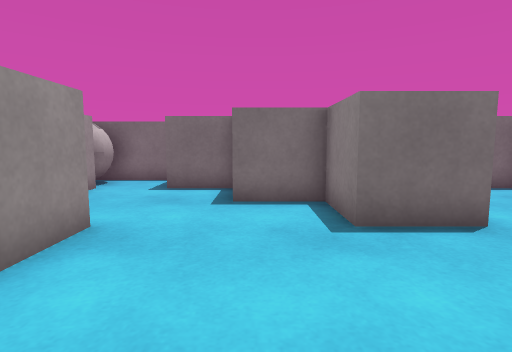
[1] (above)

15 first-person views from a walk through a Unity game level. The camera is 0.62 m above the floor, tilts 6° down and sees 80° across. The floor is counted in squares, 0.5 m on a side. Each view is taken from the middle of a square. On the plan, view 1 faces up. The plan holds only what a view shows up to about 13 squares ahead; the rest is blank. The place goes on beyond the plan. Surface patterns are stand-ins for the level's own textures.

[2]
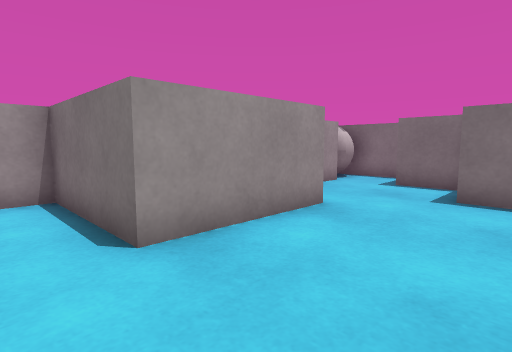

[3]
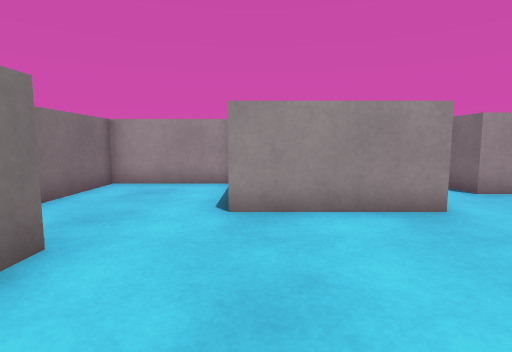

[4]
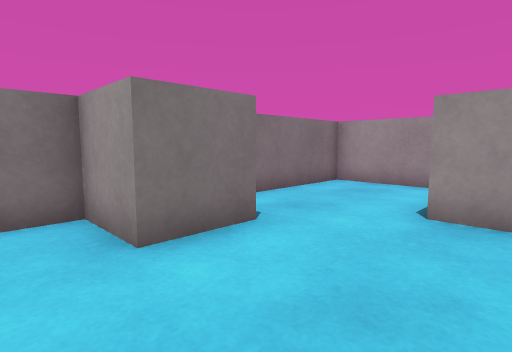

[5]
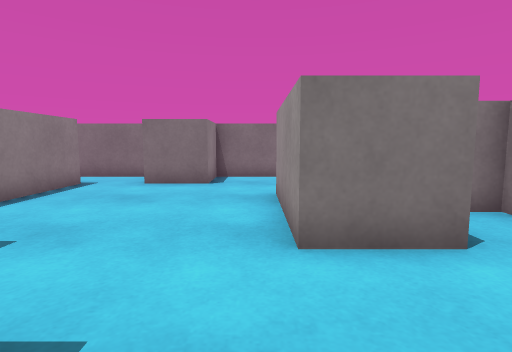

[6]
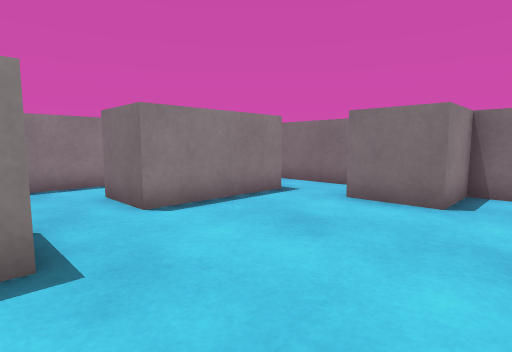

[7]
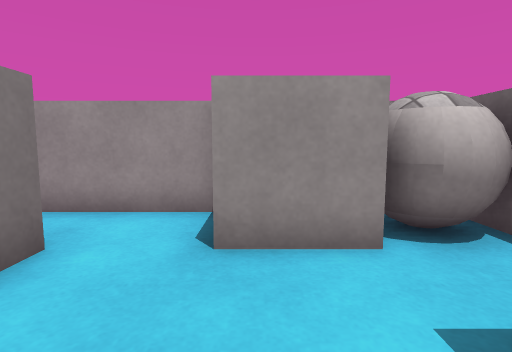

[8]
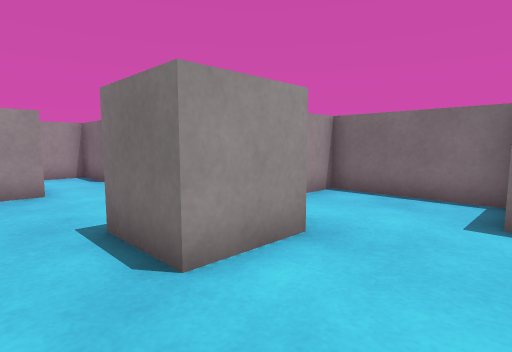

[9]
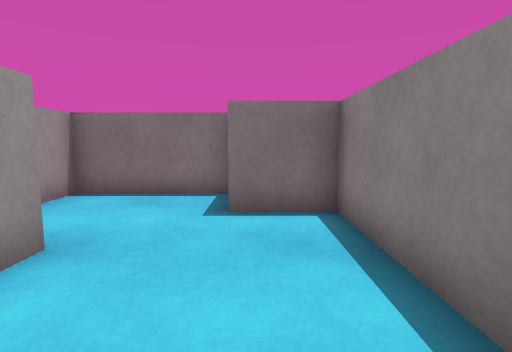

[10]
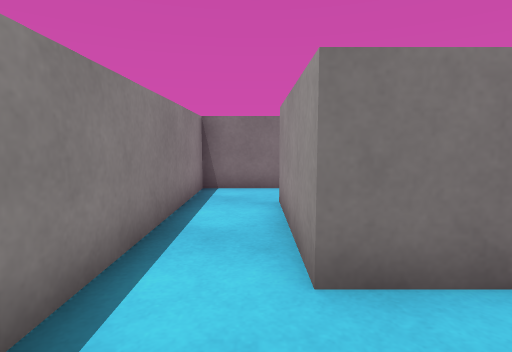

[11]
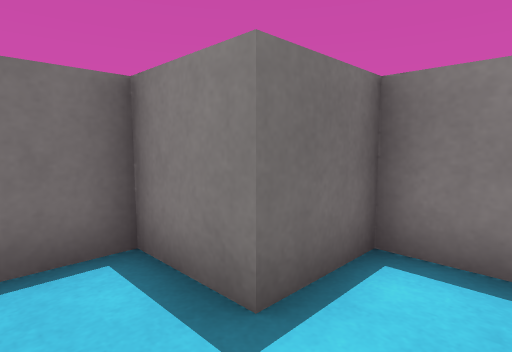

[12]
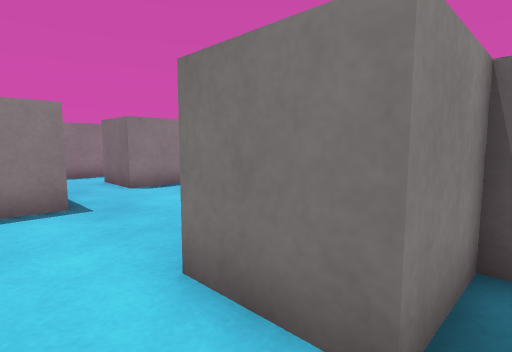

[13]
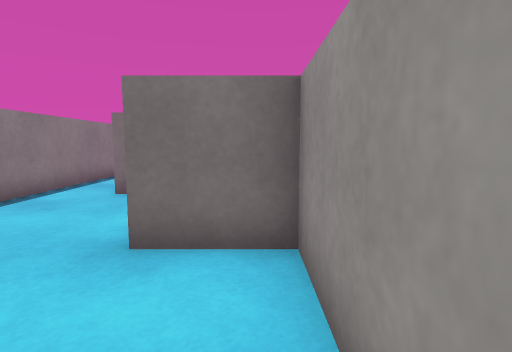

[14]
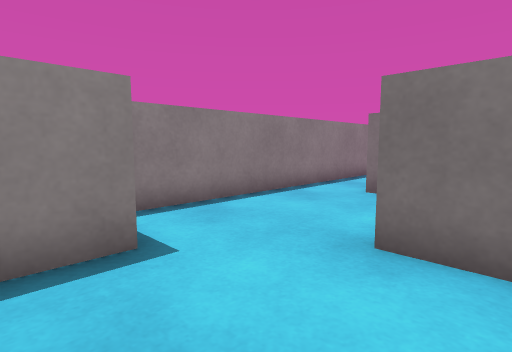

[15]
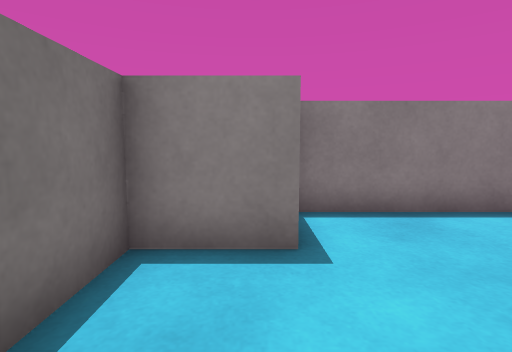

### Floor plan
Ten units are one square. View 1 is at (0, 0); x grows to the right and y downward. Boxes are objects, and circles mark ways between rooms. Rooms are numbered by the first view taken in them; rooms with no view inside come last. Other rooms are left out.
<svg viewBox="-70 -110 150 150">
<path fill="none" stroke="#000" d="M-5 -71 -5 -85 -25 -85 -25 -105 -58 -105M25 -45 15 -45 15 -65 -5 -65M-45 -85 -45 -65 -65 -65 -65 -25 -45 -25 -45 -45 -25 -45 -25 -5 -65 -5 -65 35 -5 35 -5 15 15 15 15 35 35 35M35 16 35 -25M35 -25 55 -25 55 15M35 35 75 35 75 -85 55 -85 55 -105 15 -105 15 -65 35 -65 35 -45 25 -45"/>
<rect x="-65" y="-105" width="20" height="20" fill="#bbb"><title>ball</title></rect>
<circle cx="35" cy="-35" r="3" fill="#2a7"/>
<circle cx="45" cy="25" r="3" fill="#2a7"/>
<text x="-20" y="-30">1</text>
<text x="50" y="-40">2</text>
</svg>
Room 1 opens to room 2.

Where each view was taken, in squares from view 1:
view 1: 0 up, 0 right, facing up
view 2: 1 down, 1 right, facing up-left
view 3: 1 up, 3 right, facing left
view 4: 2 up, 3 right, facing down-left
view 5: 8 up, 2 left, facing down
view 6: 5 up, 2 left, facing down-right
view 7: 7 up, 1 left, facing left
view 8: 3 up, 6 right, facing up-left
view 9: 3 up, 6 right, facing up
view 10: 5 up, 6 right, facing down
view 11: 7 up, 4 left, facing up-right
view 12: 6 up, 5 left, facing down-right
view 13: 10 up, 2 right, facing down
view 14: 10 up, 2 right, facing down-right
view 15: 9 up, 2 right, facing right
